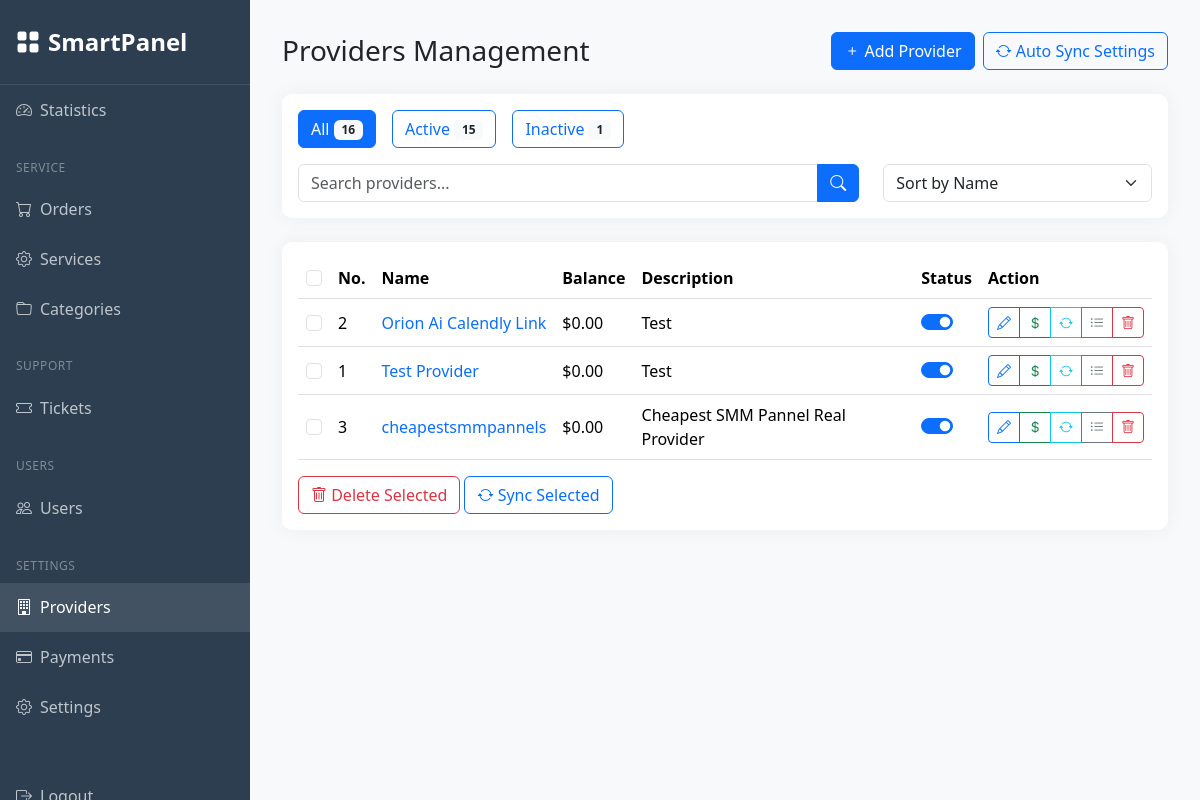
/manager/providers/ (signed in), run on an earlier commit of the app's database.
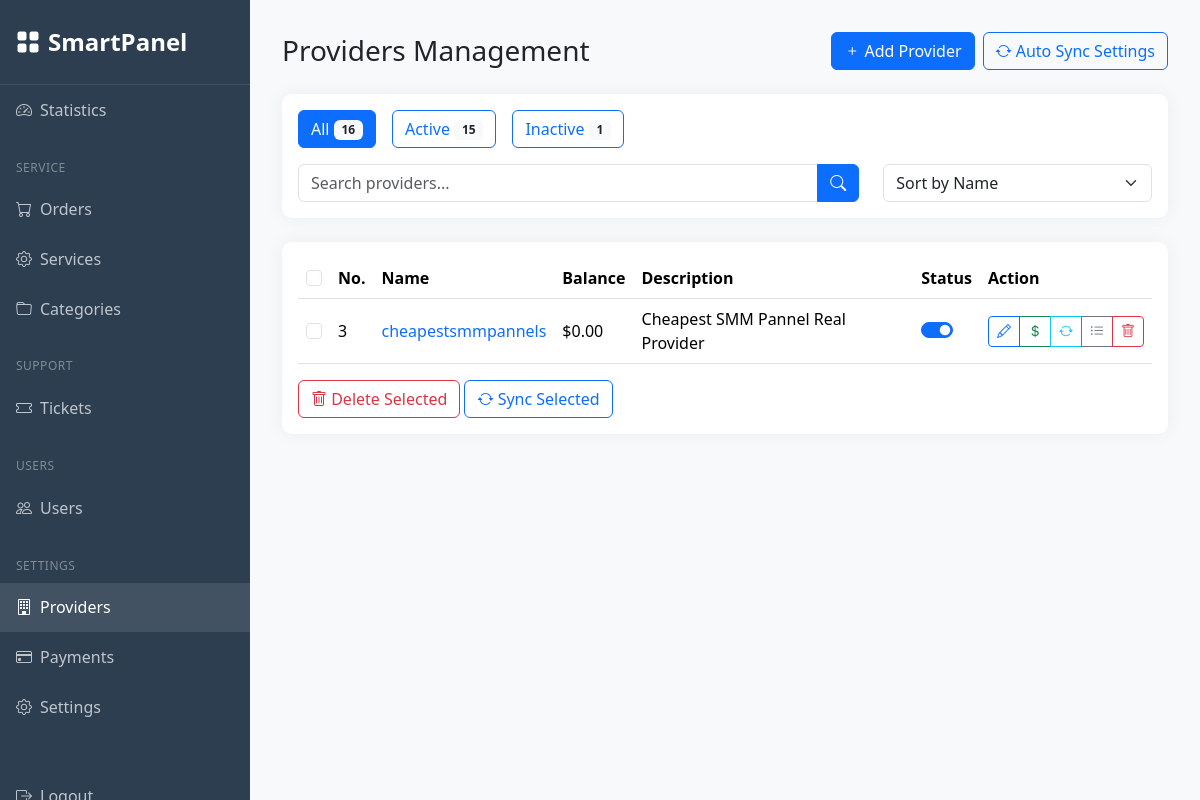
And on a later commit of the database.
### managerdashboard/models.py (models this page shows, shortened)
class Provider(models.Model):
    name = models.CharField(max_length=200)
    api_url = models.URLField()
    api_key = models.CharField(max_length=255)
    description = models.TextField(blank=True, null=True)
    balance = models.DecimalField(max_digits=10, decimal_places=2, default=Decimal('0.00'))
    is_active = models.BooleanField(default=True)
    created_at = models.DateTimeField(auto_now_add=True)
    updated_at = models.DateTimeField(auto_now=True)
    last_sync = models.DateTimeField(null=True, blank=True)
    class Meta:
        ordering = ['name']

### managerdashboard/views.py (the view)
# urls.py: path('providers/', views.providers, name='providers'),
@permission_required('authentication.is_manager', login_url='manager_login')
def providers(request):
    search_query = request.GET.get('search', '')
    status_filter = request.GET.get('status', '')
    sort_by = request.GET.get('sort', 'name')
    providers_qs = Provider.objects.all()
    if search_query:
        providers_qs = providers_qs.filter(
            Q(name__icontains=search_query) |
            Q(description__icontains=search_query)
        )
    if status_filter == 'active':
        providers_qs = providers_qs.filter(is_active=True)
    elif status_filter == 'inactive':
        providers_qs = providers_qs.filter(is_active=False)
    if sort_by == 'balance':
        providers_qs = providers_qs.order_by('-balance')
    elif sort_by == 'status':
        providers_qs = providers_qs.order_by('-is_active', 'name')
    else:  # default to name
        providers_qs = providers_qs.order_by('name')
    total_count = Provider.objects.count()
    active_count = Provider.objects.filter(is_active=True).count()
    inactive_count = Provider.objects.filter(is_active=False).count()
    paginator = Paginator(providers_qs, 10)  # Show 10 providers per page
    page_number = request.GET.get('page')
    providers = paginator.get_page(page_number)
    context = {
        'active_tab': 'providers',
        'providers': providers,
        'total_count': total_count,
        'active_count': active_count,
        'inactive_count': inactive_count,
        'search_query': search_query,
        'status_filter': status_filter,
        'sort_by': sort_by
    }
    return render(request, 'managerdashboard/providers.html', context)

### templates/managerdashboard/providers.html (shortened to what this page needs)
{% extends 'managerdashboard/base_dashboard.html' %}
{% load static %}
{% block dashboard_content %}
<div class="container-fluid p-0">
    <div class="d-flex justify-content-between align-items-center mb-4">
        <h1 class="h3 mb-0">Providers Management</h1>
        <div class="d-flex gap-2">
            <button class="btn btn-primary" data-bs-toggle="modal" data-bs-target="#addProviderModal">
                <i class="bi bi-plus"></i> Add Provider
            </button>
            <button class="btn btn-outline-primary" data-bs-toggle="modal" data-bs-target="#autoSyncModal">
                <i class="bi bi-arrow-repeat"></i> Auto Sync Settings
            </button>
        </div>
    </div>
    <div class="card mb-4">
        <div class="card-body">
            <div class="d-flex gap-3 mb-3">
                <button class="btn {% if not status_filter %}btn-primary{% else %}btn-outline-primary{% endif %}"
                        onclick="filterProviders('all')">
                    All <span class="badge bg-light text-dark">16</span>
                </button>
                <button class="btn {% if status_filter == 'active' %}btn-primary{% else %}btn-outline-primary{% endif %}"
                        onclick="filterProviders('active')">
                    Active <span class="badge bg-light text-dark">15</span>
                </button>
                <button class="btn {% if status_filter == 'inactive' %}btn-primary{% else %}btn-outline-primary{% endif %}"
                        onclick="filterProviders('inactive')">
                    Inactive <span class="badge bg-light text-dark">1</span>
                </button>
            </div>
            <div class="row">
                <div class="col-md-8">
                    <div class="input-group">
                        <input type="text" class="form-control" placeholder="Search providers...">
                        <button class="btn btn-primary">
                            <i class="bi bi-search"></i>
                        </button>
                    </div>
                </div>
                <div class="col-md-4">
                    <select class="form-select">
                        <option value="name">Sort by Name</option>
                    </select>
                </div>
            </div>
        </div>
    </div>
    <div class="card">
        <div class="card-body">
            <div class="table-responsive">
                <table class="table table-hover align-middle">
                    <thead>
                        <tr>
                            <th>
                                <input type="checkbox" class="form-check-input" id="selectAll">
                            </th>
                            <th>No.</th>
                            <th>Name</th>
                            <th>Balance</th>
                            <th>Description</th>
                            <th>Status</th>
                            <th>Action</th>
                        </tr>
                    </thead>
                    <tbody>
                        {% for provider in providers %}
                        <tr data-provider-id="{{ provider.id }}">
                            <td>
                                <input type="checkbox" class="form-check-input provider-select" value="{{ provider.id }}">
                            </td>
                            <td>{{ provider.id }}</td>
                            <td>
                                <a href="#" class="text-decoration-none">{{ provider.name }}</a>
                            </td>
                            <td class="balance">${{ provider.balance|default:"0.00" }}</td>
                            <td>{{ provider.description|default:"-" }}</td>
                            <td>
                                <div class="form-check form-switch">
                                    <input class="form-check-input" type="checkbox"
                                           {% if provider.is_active %}checked{% endif %}
                                           onchange="toggleProviderStatus({{ provider.id }})">
                                </div>
                            </td>
                            <td>
                                <div class="btn-group">
                                    <button class="btn btn-sm btn-outline-primary" onclick="editProvider({{ provider.id }})">
                                        <i class="bi bi-pencil"></i>
                                    </button>
                                    <button class="btn btn-sm btn-outline-success" onclick="checkBalance({{ provider.id }})">
                                        <i class="bi bi-currency-dollar"></i>
                                    </button>
                                    <button class="btn btn-sm btn-outline-info" onclick="syncProvider({{ provider.id }})">
                                        <i class="bi bi-arrow-repeat"></i>
                                    </button>
                                    <button class="btn btn-sm btn-outline-secondary" onclick="viewServices({{ provider.id }})">
                                        <i class="bi bi-list-ul"></i>
                                    </button>
                                    <button class="btn btn-sm btn-outline-danger" onclick="deleteProvider({{ provider.id }})">
                                        <i class="bi bi-trash"></i>
                                    </button>
                                </div>
                            </td>
                        </tr>
                        {% endfor %}
                    </tbody>
                </table>
            </div>
            <div class="mt-3">
                <button class="btn btn-outline-danger" onclick="bulkDelete()">
                    <i class="bi bi-trash"></i> Delete Selected
                </button>
                <button class="btn btn-outline-primary" onclick="bulkSync()">
                    <i class="bi bi-arrow-repeat"></i> Sync Selected
                </button>
            </div>
        </div>
    </div>
</div>
{% endblock dashboard_content %}

### templates/managerdashboard/base_dashboard.html (shortened to what this page needs)
{% load static %}
<!DOCTYPE html>
<html lang="en">
<head>
    <link href="https://cdn.jsdelivr.net/npm/bootstrap@5.3.2/dist/css/bootstrap.min.css" rel="stylesheet">
    <link rel="stylesheet" href="https://cdn.jsdelivr.net/npm/bootstrap-icons@1.11.1/font/bootstrap-icons.css">
    <link href="{% static 'css/style.css' %}" rel="stylesheet">
    <link href="{% static 'css/styles.css' %}" rel="stylesheet">
</head>
<body>
    <div id="wrapper">
        <nav id="sidebar">
            <div class="sidebar-header">
                <a href="{% url 'managerdashboard:manager_dashboard' %}" class="sidebar-brand">
                    <i class="bi bi-grid-fill me-2"></i>SmartPanel
                </a>
            </div>
            <ul class="nav flex-column">
                <li class="nav-item">
                    <a class="nav-link {% if active_tab == 'dashboard' %}active{% endif %}"
                       href="{% url 'managerdashboard:manager_dashboard' %}">
                        <i class="bi bi-speedometer2"></i>Statistics
                    </a>
                </li>
                <li class="nav-header">SERVICE</li>
                <li class="nav-item">
                    <a class="nav-link {% if active_tab == 'orders' %}active{% endif %}"
                       href="{% url 'managerdashboard:orders' %}">
                        <i class="bi bi-cart"></i>Orders
                    </a>
                </li>
                <li class="nav-item">
                    <a class="nav-link {% if active_tab == 'services' %}active{% endif %}"
                       href="{% url 'managerdashboard:services' %}">
                        <i class="bi bi-gear"></i>Services
                    </a>
                </li>
                <li class="nav-item">
                    <a class="nav-link {% if active_tab == 'categories' %}active{% endif %}"
                       href="{% url 'managerdashboard:categories' %}">
                        <i class="bi bi-folder"></i>Categories
                    </a>
                </li>
                <li class="nav-header">SUPPORT</li>
                <li class="nav-item">
                    <a class="nav-link {% if active_tab == 'tickets' %}active{% endif %}"
                       href="{% url 'managerdashboard:tickets' %}">
                        <i class="bi bi-ticket"></i>Tickets
                    </a>
                </li>
                <li class="nav-header">USERS</li>
                <li class="nav-item">
                    <a class="nav-link {% if active_tab == 'users' %}active{% endif %}"
                       href="{% url 'managerdashboard:users' %}">
                        <i class="bi bi-people"></i>Users
                    </a>
                </li>
                <li class="nav-header">SETTINGS</li>
                <li class="nav-item">
                    <a class="nav-link {% if active_tab == 'providers' %}active{% endif %}"
                       href="{% url 'managerdashboard:providers' %}">
                        <i class="bi bi-building"></i>Providers
                    </a>
                </li>
                <li class="nav-item">
                    <a class="nav-link {% if active_tab == 'payments' %}active{% endif %}"
                       href="{% url 'managerdashboard:payments' %}">
                        <i class="bi bi-credit-card"></i>Payments
                    </a>
                </li>
                <li class="nav-item">
                    <a class="nav-link {% if active_tab == 'settings' %}active{% endif %}"
                       href="{% url 'managerdashboard:settings' %}">
                        <i class="bi bi-gear"></i>Settings
                    </a>
                </li>
                <li class="nav-header"></li>
                <li class="nav-item mt-2">
                    <a class="nav-link" href="{% url 'user_logout' %}">
                        <i class="bi bi-box-arrow-right"></i>Logout
                    </a>
                </li>
            </ul>
        </nav>
        <div id="content">
            <div class="content-wrapper">
                {% block dashboard_content %}{% endblock dashboard_content %}
            </div>
        </div>
    </div>
</body>
</html>

### static/css/style.css (style rules this page uses)
.table-responsive { overflow: visible !important; }
.table td { position: relative !important; }
.card { overflow: visible !important; }

### templates/managerdashboard/base_dashboard.html (style rules this page uses)
:root { --sidebar-width: 250px; }
body { background-color: #f8f9fa; }
#wrapper { display: flex; min-height: 100vh; }
#sidebar { width: var(--sidebar-width); background: #2c3e50; min-height: 100vh; position: fixed; transition: all 0.3s; }
#content { margin-left: var(--sidebar-width); width: calc(100% - var(--sidebar-width)); min-height: 100vh; transition: all 0.3s; }
.sidebar-header { padding: 1.5rem 1rem; border-bottom: 1px solid rgba(255,255,255,0.1); }
.sidebar-brand { color: #fff; font-size: 1.5rem; text-decoration: none; font-weight: 600; }
.nav-link { color: rgba(255,255,255,0.7); padding: 0.8rem 1rem; transition: all 0.3s; }
.nav-link.active { color: #fff; background: rgba(255,255,255,0.1); }
.nav-header { color: rgba(255,255,255,0.4); padding: 1.5rem 1rem 0.5rem; font-size: 0.75rem; text-transform: uppercase; letter-spacing: 0.5px; }
.nav-link i { width: 20px; margin-right: 0.5rem; }
.content-wrapper { padding: 2rem; }
.card { border: none; box-shadow: 0 0 20px rgba(0,0,0,0.05); border-radius: 10px; }

What changed in the data, as far as the page shows it:
removed Provider: id "2", name "Orion Ai Calendly Link", balance "0.00", description "Test", is_active "☑"
removed Provider: id "1", name "Test Provider", balance "0.00", description "Test", is_active "☑"
